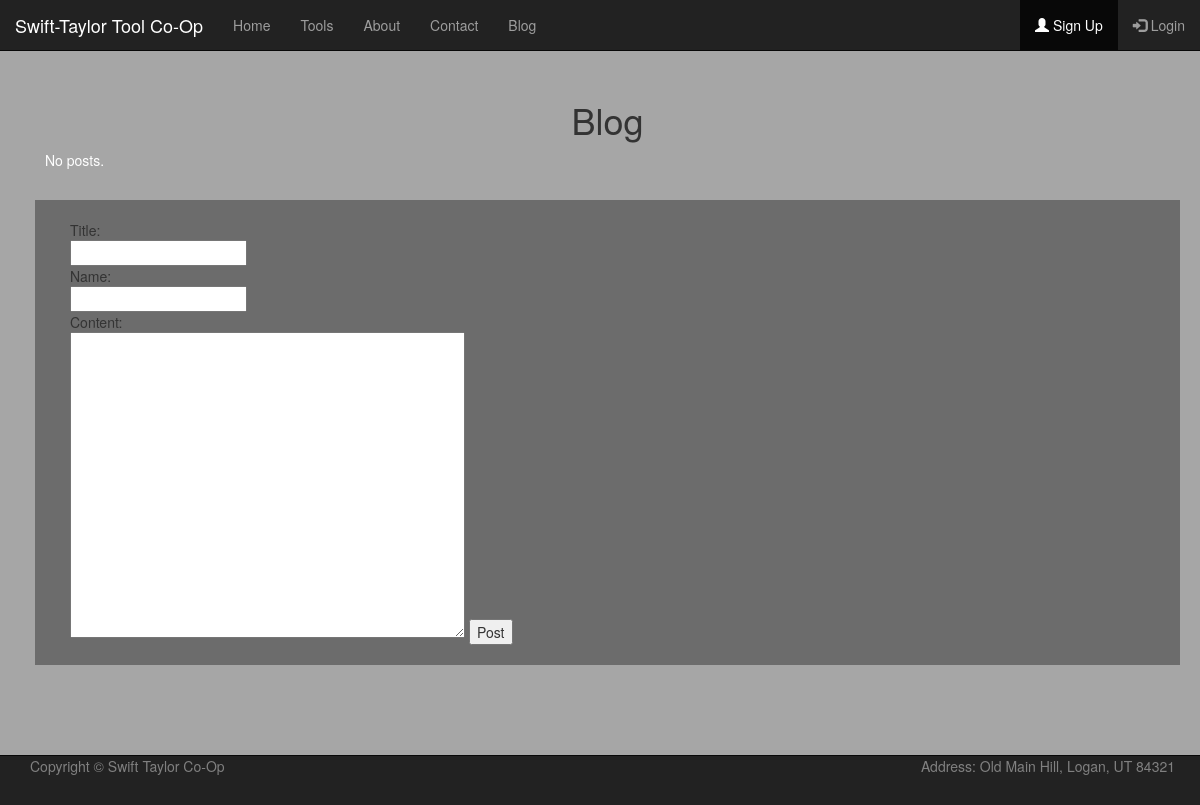
The page /blog/ on the database as committed earlier.
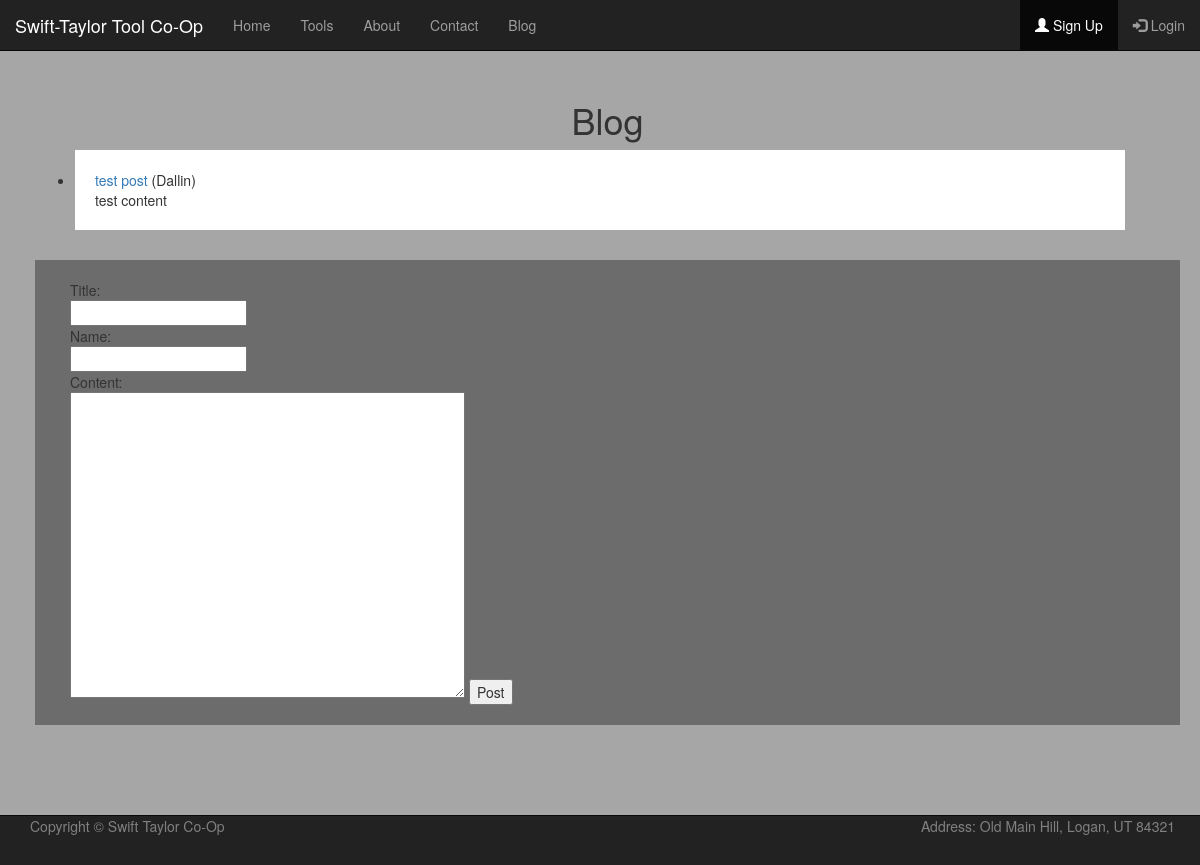
The same page on the database as committed later.
### tools/models.py (models this page shows)
class Blog(models.Model):
    title = models.CharField(max_length=200)
    author = models.CharField(max_length=100)
    content = models.TextField()
    date = models.DateField(default=datetime.date.today)

### tools/views.py (the view)
# urls.py: path('blog/', tools_views.BlogView.as_view(), name = 'blog'),
class BlogView(generic.ListView):
    template_name = 'tools/blog.html'
    context_object_name = 'all_blog_list'
    def get_queryset(self):
        return Blog.objects.order_by('-date')

### tools/templates/tools/blog.html (shortened to what this page needs)
<!DOCTYPE html>
{% load static %}
<html lang = "en">
    <head>
        {% load static %}
        <link rel="stylesheet" href="https://maxcdn.bootstrapcdn.com/bootstrap/3.4.1/css/bootstrap.min.css">
        <link rel="stylesheet" href = "{% static 'tools/style.css' %}">
    </head>
<nav class="navbar navbar-inverse navbar-fixed-top">
  <div class="container-fluid">
    <div class="navbar-header">
      <a class="navbar-brand" href="#">Swift-Taylor Tool Co-Op</a>
    </div>
    <ul class="nav navbar-nav">
      <li><a href="{% url 'homepage' %}">Home</a></li>
      <li><a href="{% url 'tools' %}">Tools</a></li>
      <li><a href="{% url 'about' %}">About</a></li>
    <li><a href="{% url 'contact' %}">Contact</a></li>
    <li><a href="{% url 'blog' %}">Blog</a></li>
    </ul>
    <ul class="nav navbar-nav navbar-right">
    {% if user.is_authenticated %}
      <li><a href="{% url 'logout' %}"><span class="glyphicon glyphicon-log-in"></span> Logout</a></li>
    {% else %}
      <li class="active"><a href="{% url 'register' %}"><span class="glyphicon glyphicon-user"></span> Sign Up</a></li>
      <li><a href="{% url 'login' %}"><span class="glyphicon glyphicon-log-in"></span> Login</a></li>
    {% endif %}
    </ul>
  </div>
</nav>
	<body class="wood-background blog">
  <div class = "scrollable">
      <br/>
      <br/>
        <br/>
            <h1>Blog</h1>
            {% if all_blog_list %}
                <ul>
                    {% for blog in all_blog_list %}
                <li class="post">
                    <a href="{% url 'entry' blog.id%}">{{ blog.title }}</a> ({{blog.author}})
                    <br/>
                    {{blog.content|truncatewords:200}}
                </li>
                {% endfor %}
            </ul>
            {% else %}
                <p>No posts.</p>
            {% endif %}
            <br/>
            <form action="{% url 'postblog' %}"method="post" class="blog">
              Title:<br>
              <input type="text" name="title"><br>
              Name:<br>
              <input type="text" name="name"><br>
              Content:<br>
              <textarea class="input" rows = "15" cols = "50" name = "content"></textarea>
              <input type="submit" value="Post">
            </form>
  </div>
      <br><br/>
      <br><br/>
<nav class="navbar navbar-inverse navbar-fixed-bottom">
  <div class="container">
    <p class="nav navbar-nav navbar-left" style="color:gray;"> Copyright &copy; Swift Taylor Co-Op</p>
	<p class="nav navbar-nav navbar-right" style="color:gray;"> Address: Old Main Hill, Logan, UT 84321 </p>
  </div>
</nav>
    </body>
</html>

Rows that differ between the two databases and show on the page:
added Blog: title "test post", author "Dallin", content "test content"
Other text that changed with them:
text no longer shown: "No posts."
